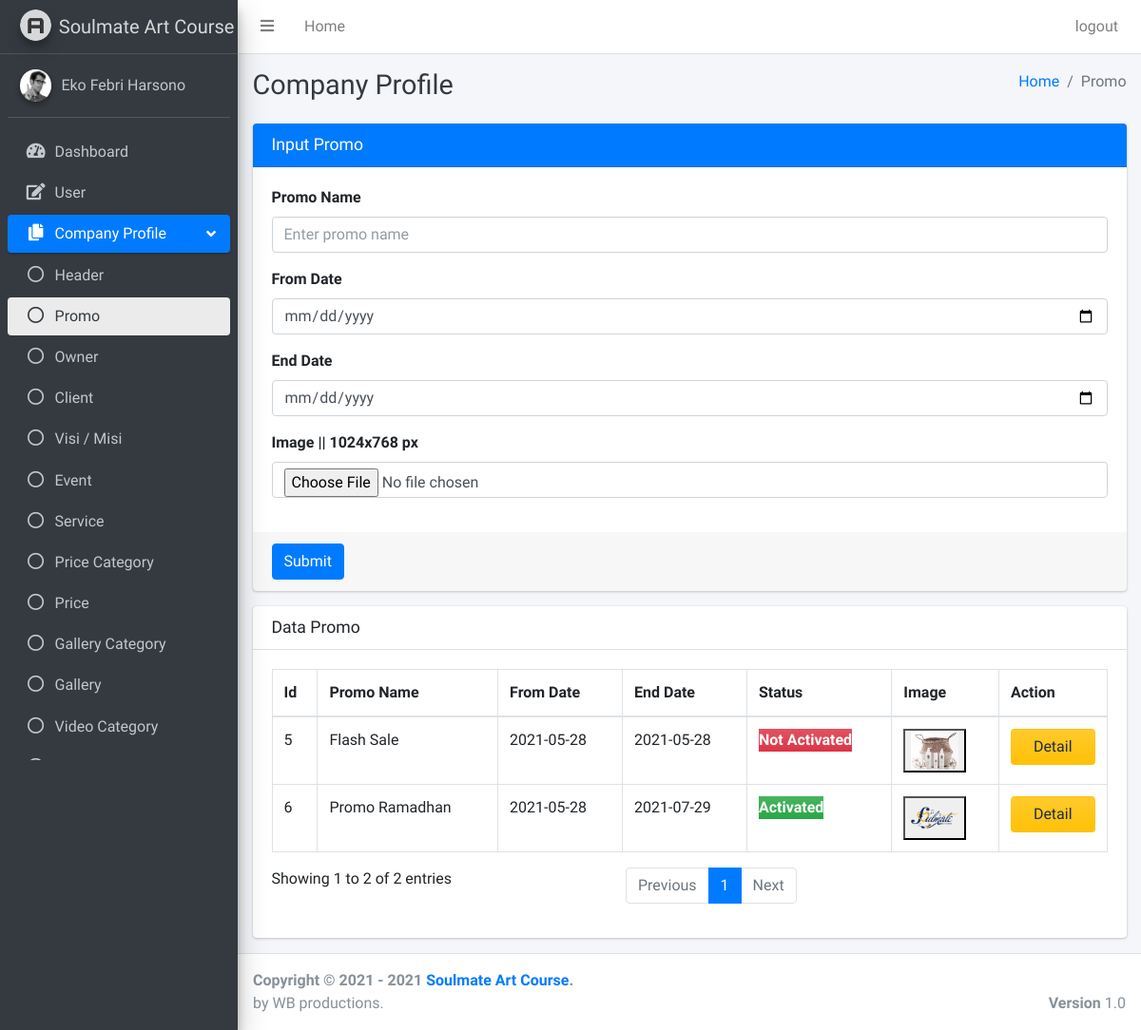
Page /pages/companyProfile/promo.php (signed in) on the earlier database version.
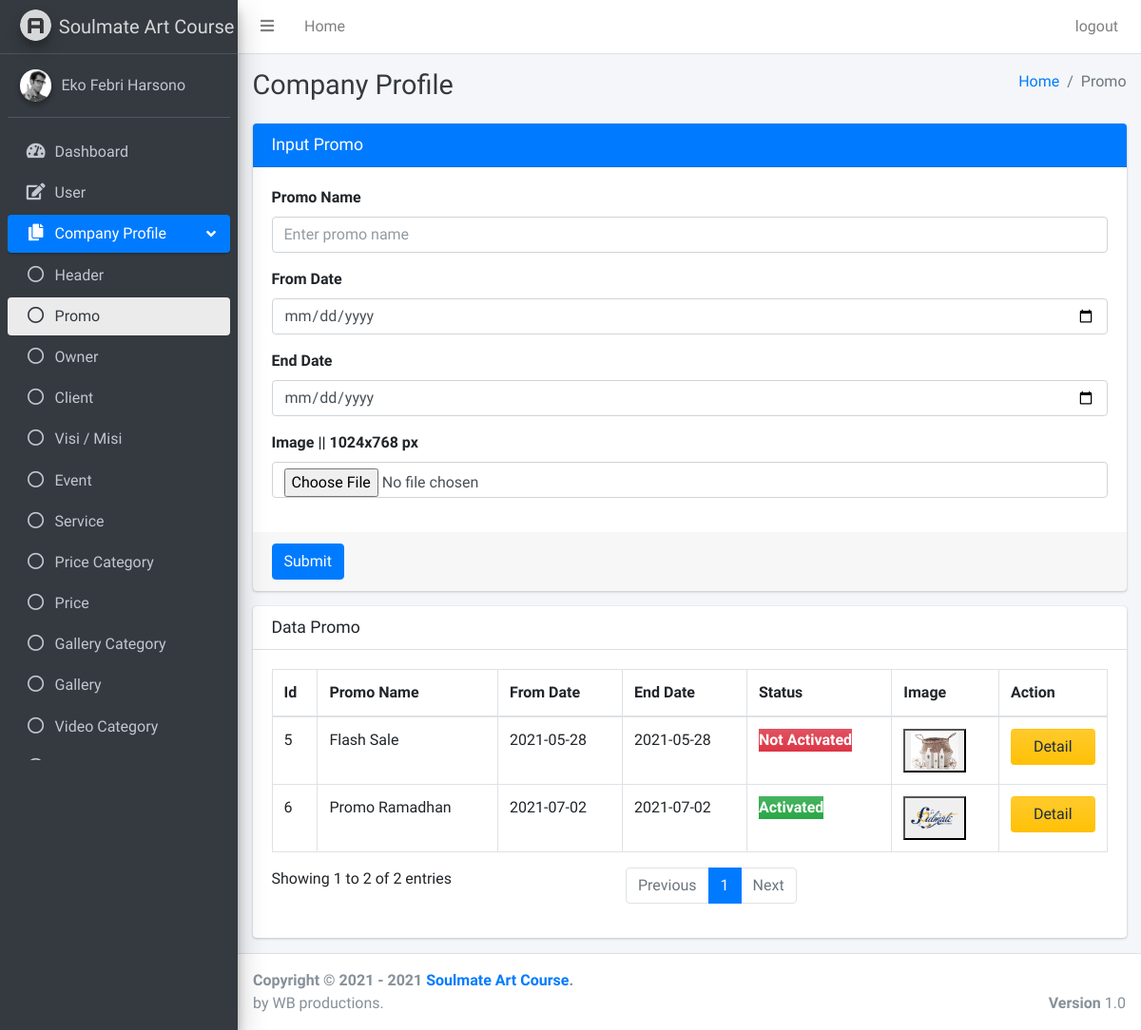
Same page on the later database version.
### tables this page shows
CREATE TABLE `promo` (
  `id_promo` int(11) NOT NULL,
  `name` varchar(20) NOT NULL,
  `from_date` date NOT NULL,
  `end_date` date NOT NULL,
  `image` text NOT NULL,
  `status` int(1) NOT NULL DEFAULT 0
);

### pages/companyProfile/promo.php (the view, shortened to what the changed rows need)
<?php
if ($_SESSION["id"] == null || $_SESSION["id"] == "") {
    header('Location: ../../login.php?status=4');
} else {
    $conn = OpenCon(); ?>
    <!DOCTYPE html>
    <html>
    <head>
        <link rel="stylesheet" href="../../plugins/fontawesome-free/css/all.min.css">
        <link rel="stylesheet" href="https://code.ionicframework.com/ionicons/2.0.1/css/ionicons.min.css">
        <link rel="stylesheet" href="../../plugins/sweetalert2-theme-bootstrap-4/bootstrap-4.min.css">
        <link rel="stylesheet" href="../../plugins/toastr/toastr.min.css">
        <link rel="stylesheet" href="../../dist/css/adminlte.min.css">
        <link rel="stylesheet" href="../../plugins/summernote/summernote-bs4.css">
    </head>
    <body class="hold-transition sidebar-mini layout-fixed">
        <div class="wrapper">
            <div class="content-wrapper">
                <div class="content-header">
                    <div class="container-fluid">
                        <div class="row mb-2">
                            <div class="col-sm-6">
                                <h1 class="m-0 text-dark">Company Profile</h1>
                            </div>
                        </div>
                    </div>
                </div>
                <section class="content">
                    <div class="container-fluid">
                        <div class="row">
                            <div class="col-md-12">
                                <div class="card">
                                    <div class="card-body">
                                        <?php
                                        $sql = "SELECT * FROM `promo`";
                                        $res = mysqli_query($conn, $sql);
                                        ?>
                                        <table id="example2" class="table table-bordered table-hover">
                                            <thead>
                                                <tr>
                                                    <th>Id</th>
                                                    <th>Promo Name</th>
                                                    <th>From Date</th>
                                                    <th>End Date</th>
                                                    <th>Status</th>
                                                    <th>Image</th>
                                                    <th>Action</th>
                                                </tr>
                                            </thead>
                                            <tbody>
                                                <?php while ($row = mysqli_fetch_array($res)) { ?>
                                                    <tr>
                                                        <td><?php echo $row['id_promo']; ?></td>
                                                        <td><?php echo $row['name']; ?></td>
                                                        <td><?php echo $row['from_date']; ?></td>
                                                        <td><?php echo $row['end_date']; ?></td>
                                                        <td>
                                                            <?php
                                                            $status = $row['status'];
                                                            if ($status == '0') { ?>
                                                                <label for="" class="bg-gradient-danger">Not Activated</label>
                                                            <?php  } else if ($status == '1') { ?>
                                                                <label for="" class="bg-gradient-success">Activated</label>
                                                            <?php } ?>
                                                        </td>
                                                        <td>
                                                            <button data-toggle="modal" data-target="#a<?php echo $row['id_promo']; ?>">
                                                                <img style="width:50px;height:40px;" src="<?php echo $row['image']; ?>" alt="">
                                                            </button>
                                                        </td>
                                                        <td>
                                                            <button class="btn btn-block bg-gradient-warning" name="detail" data-toggle="modal" data-target="#b<?php echo $row['id_promo']; ?>">Detail</button>
                                                        </td>
                                                    </tr>
                                                <?php } ?>
                                            </tbody>
                                        </table>
                                    </div>
                                </div>
                            </div>
                        </div>
                </section>
            </div>
        </div>
    </body>
    </html>
<?php } ?>

Differences in the rows shown:
changed promo "Promo Ramadhan": from_date "2021-05-28" → "2021-07-02"; end_date "2021-07-29" → "2021-07-02"
